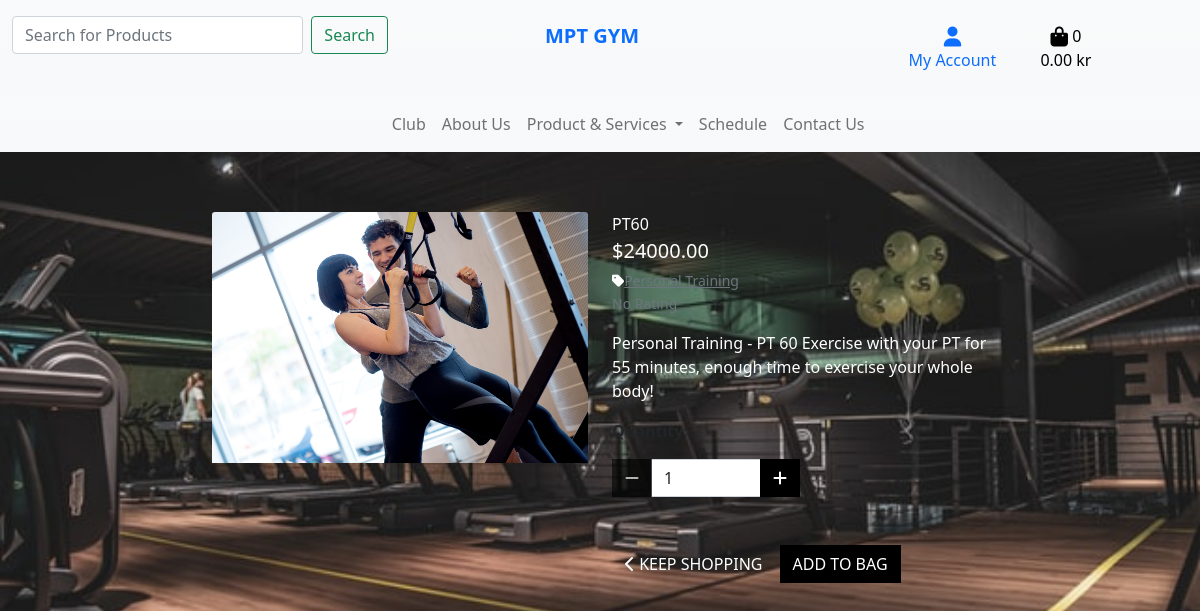
The page /products/968027df-de64-41d2-bff7-f6e0e6f83fe3/ on the database as committed earlier.
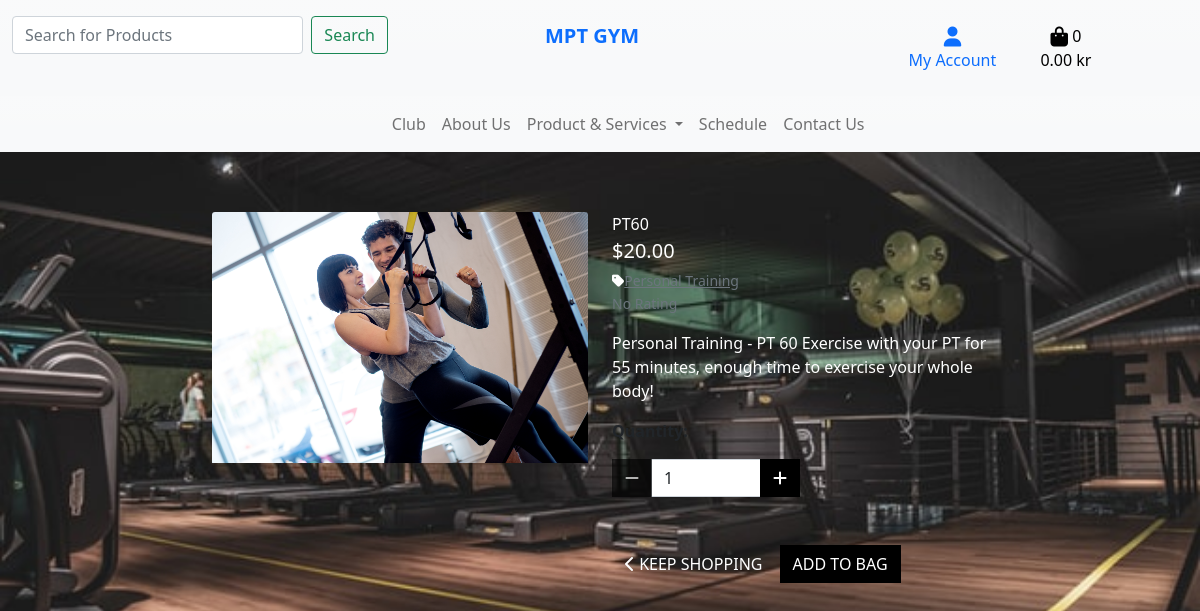
The same page on the database as committed later.
### products/models.py (models this page shows, shortened)
class Product(models.Model):
    id = models.UUIDField(default=uuid.uuid4, unique=True,
                          primary_key=True, editable=False)
    category = models.ForeignKey('Category', null=True, blank=True,
                                 on_delete=models.SET_NULL)
    sku = models.CharField(max_length=254, null=True, blank=True)
    name = models.CharField(max_length=254)
    description = models.TextField()
    has_sizes = models.BooleanField(default=False, null=True, blank=True)
    price = models.DecimalField(max_digits=8, decimal_places=2)
    rating = models.DecimalField(max_digits=6, decimal_places=2,
                                    null=True, blank=True)
    image_url = models.URLField(max_length=1024, null=True, blank=True)
    image = models.ImageField(null=True, blank=True)
    tags = models.ManyToManyField('Tag', blank=True)
    ingredients = models.TextField(null=True, blank=True)
    number_of_sessions = models.IntegerField(null=True, blank=True)
    price_per_session = models.DecimalField(max_digits=6, decimal_places=2,
                                            null=True, blank=True)

class Category(models.Model):
    class Meta:
        verbose_name_plural = 'Categories'
    name = models.CharField(max_length=254)
    friendly_name = models.CharField(max_length=254, null=True, blank=True)
    id = models.UUIDField(default=uuid.uuid4, unique=True,
                          primary_key=True, editable=False)

### products/views.py (the view)
# urls.py: path('<product_id>/', views.product_detail, name='product_detail'),
def product_detail(request, product_id):
    product = get_object_or_404(Product, pk=product_id)
    context = {
        'product': product,
    }
    return render(request, 'products/product_detail.html', context)

### bag/contexts.py (called while the page is built, shortened)
def bag_contents(request):
    bag_items = []
    total = 0
    product_count = 0
    bag = request.session.get('bag', {})
    if total < settings.FREE_DELIVERY_THRESHOLD:
        delivery = total * Decimal(settings.STANDARD_DELIVERY_PERCENTAGE / 100)
        free_delivery_delta = settings.FREE_DELIVERY_THRESHOLD - total
    else:
        delivery = 0
        free_delivery_delta = 0
    grand_total = delivery + total
    context = {
        'bag_items': bag_items,
        'total': total,
        'product_count': product_count,
        'delivery': delivery,
        'free_delivery_delta': free_delivery_delta,
        'free_delivery_threshold': settings.FREE_DELIVERY_THRESHOLD,
        'grand_total': grand_total,
    }
    return context

### products/templates/products/product_detail.html (shortened to what this page needs)
{% extends "base.html" %}
{% load static %}
{% block content %}
<div class="container-fluid">
    <div class="row">
        <div class="col">
            <div class="row">
                <div class="col text-center">
                    <h2 class="text-white">{{ product.name }}</h2>
                </div>
            </div>
            <div class="row">
                <div class="col col-sm-6 col-12 mb-3 p-3 breadcrumb" style="--bs-breadcrumb-divider: '|';">
                    <p class="breadcrumb-item small p-1 "><a class="text-danger text-uppercase text-decoration-none"
                            href="{% url 'products' %}?category={{ product.category.name }}">
                            {{ product.category.friendly_name }}</a></p>
                    <p class="breadcrumb-item p-1 text-success small text-capitalize text-decoration-none active"
                        aria-current="page">{{ product.name }}</p>
                </div>
            </div>
        </div>
    </div>
    <div class="row">
        <div class="col-12 col-md-6 col-lg-4 offset-lg-2">
            <div class="image-container my-5">
                {% if product.image %}
                    <a href="{{ product.image.url }}" target="_blank">
                        <img class="card-img-top img-fluid" src="{{ product.image.url }}" alt="{{ product.name }}">
                    </a>
                    {% else %}
                    <a href="">
                        <img class="card-img-top img-fluid" src="{{ MEDIA_URL }}noimage.png" alt="{{ product.name }}">
                    </a>
                {% endif %}
            </div>
        </div>
        <div class="col-12 col-md-6 col-lg-4">
            <div class="product-details-container mb-5 mt-md-5">
                <p class="mb-0 text-white">{{ product.name }}</p>
                <p class="lead mb-0 text-left font-weight-bold text-white">${{ product.price }}</p>
                {% if product.category %}
                <p class="small mt-1 mb-0">
                    <a class="text-muted" href="{% url 'products' %}?category={{ product.category.name }}">
                        <i class="fas fa-tag mr-1 text-white"></i>{{ product.category.friendly_name }}
                    </a>
                </p>
                {% endif %}
                {% if product.rating %}
                    <small class="text-muted"><i class="fas fa-star mr-1 text-white"></i>{{ product.rating }} / 5</small>
                {% else %}
                    <small class="text-muted text-white">No Rating</small>
                {% endif %}
                <p class="mt-3 text-white">{{ product.description }}</p>
                <form class="form" action="{% url 'add_to_bag' product.id %}" method="POST">
                    <div class="form-row">
                        {% with product.has_sizes as s %}
                        <div class="col-12">
                            <p class="mt-3"><strong>Quantity:</strong></p>
                            <div class="form-group w-50">
                                <div class="input-group">
                                    <div class="input-group-prepend">
                                        <button class="decrement-qty btn btn-black rounded-0"
                                            data-item_id="{{ product.id }}" id="decrement-qty_{{ product.id }}">
                                            <span class="icon">
                                                <i class="fas fa-minus"></i>
                                            </span>
                                        </button>
                                    </div>
                                    <input class="form-control qty_input" type="number"
                                        name="quantity" value="1" min="1" max="99"
                                        data-item_id="{{ product.id }}"
                                        id="id_qty_{{ product.id }}">
                                    <div class="input-group-append">
                                        <button class="increment-qty btn btn-black rounded-0"
                                            data-item_id="{{ product.id }}" id="increment-qty_{{ product.id }}">
                                            <span class="icon">
                                                <i class="fas fa-plus"></i>
                                            </span>
                                        </button>
                                    </div>
                                </div>
                            </div>
                        </div>
                        <div class="col{% if s %}-12 mt-2{% endif %}">
                            <a href="{% url 'products' %}" class="btn btn-outline-black rounded-0 mt-5">
                                <span class="icon">
                                    <i class="fas fa-chevron-left text-white"></i>
                                </span>
                                <span class="text-uppercase text-white">Keep Shopping</span>
                            </a>
                            <input type="submit" class="btn btn-black rounded-0 text-uppercase mt-5" value="Add to Bag">
                        </div>
                        {% endwith %}
                    </div>
                </form>
            </div>
        </div>
    </div>
</div>
{% endblock %}

### templates/base.html (shortened to what this page needs)
{% load static %}
<!doctype html>
<html lang="en">
  <head>
    {% block corecss %}
    <link href="https://cdn.jsdelivr.net/npm/bootstrap@5.1.3/dist/css/bootstrap.min.css" rel="stylesheet">
    <link rel="stylesheet" href="{% static 'css/base.css' %}">
    {% endblock %}
  </head>
  <body>
    <header class="container-fluid fixed-top">
      <div class="row pt-lg-3 d-none d-lg-flex bg-light bg-gradient">
        <div class="col-12 col-lg-4 text-center">
          <form method="" action="{% url 'products' %}" class="d-flex">
            <input class="form-control me-2" type="search" name="q" placeholder="Search for Products" aria-label="Search">
            <button class="btn btn-outline-success" type="submit">Search</button>
          </form>
        </div>
        <div class="col-12 col-lg-4 text-center">
          <a class="navbar-brand nav-link" href="{% url 'home' %}"><strong>MPT GYM</strong></a>
        </div>
        <div class="col-12 col-lg-4">
          <ul class="list-inline list-unstyled text-center">
            <li class="list-inline-item dropdown">
              <a class="nav-link" href="#" id="user-options" data-toggle="dropdown" aria-haspopup="true"
                aria-expanded="false">
                <div class="text-center">
                  <div><i class="fas fa-user fa-lg"></i></div>
                  <p class="my-0">My Account</p>
                </div>
              </a>
            </li>
            <li class="list-inline-item">
              <a class="{% if grand_total %}text-info font-weight-bold{% else %}text-black{% endif %} nav-link" href="{% url 'view_bag' %}">
                <div class="text-center">
                  <div><i class="fas fa-shopping-bag fa-lg"></i><span class= "text-center" >
                    {{ product_count }}</span>
                  </div>
                  <p class="my-0">
                    {% if grand_total %}
                      {{ grand_total|floatformat:2 }}kr
                    {% else %}
                    0.00 kr
                    {% endif %}
                  </p>
                </div>
              </a>
            </li>
          </ul>
        </div>
      </div>
      <div class="row bg-light bg-gradient">
        <nav class="navbar navbar-expand-lg navbar-light w-100">
            {% include 'includes/mobile-top-header.html' %}
            {% include 'includes/main-nav.html' %}
        </nav>
    </div>
    </header>
    {% block content %}
    {% endblock %}
  </body>
</html>

### templates/includes/mobile-top-header.html (shortened to what this page needs)
<ul>
  </ul>

### templates/includes/main-nav.html (shortened to what this page needs)
<div class="collapse navbar-collapse" id="main-nav">
    <ul class="navbar-nav w-auto mx-auto">
        <li class="nav-item">
            <a class="nav-link" href="#">Club</a>
        </li>
        <li class="nav-item">
            <a class="nav-link" href="#">About Us</a>
        </li>
          <li class="nav-item dropdown">
            <a class="nav-link dropdown-toggle" href="#" id="navbarDropdown" role="button" data-bs-toggle="dropdown" aria-expanded="false">
              Product & Services
            </a>
          </li>
        <li class="nav-item">
            <a class="nav-link" href="#">Schedule</a>
        </li>
        <li class="nav-item">
            <a class="nav-link" href="#">Contact Us</a>
        </li>
    </ul>
</div>

### static/css/base.css (style rules this page uses)
html { height: 100%; }
body { background: url('/media/home-gym-photo.jpg') no-repeat center center fixed; background-size: cover; height: calc(100vh-164px); }
#main-nav { z-index: 9; }
.btn-black { background: black; color: white; }

Rows that differ between the two databases and show on the page:
changed Product "PT60": price "24000.00" → "20.00"
